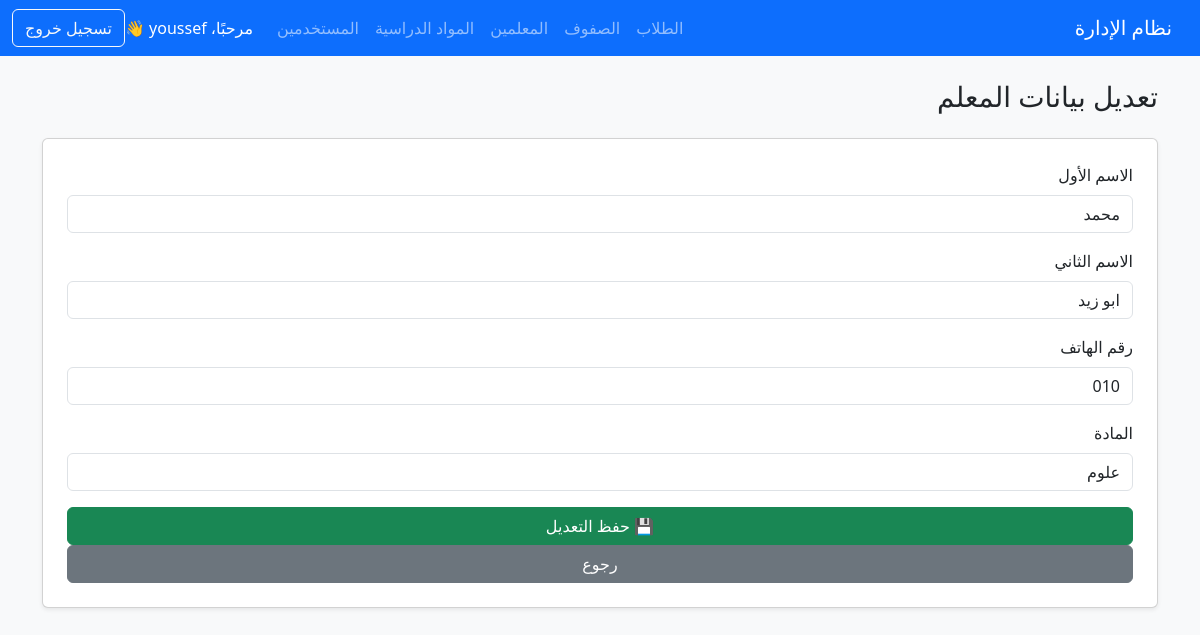
The page /youssef_students_v2/teachers/edit.php?id=1 (signed in) on the database its author committed.
### tables this page shows
CREATE TABLE `teachers` (
  `id` int(11) NOT NULL,
  `first_name` varchar(100) DEFAULT NULL,
  `last_name` varchar(100) DEFAULT NULL,
  `phone` varchar(20) DEFAULT NULL,
  `subject` varchar(100) DEFAULT NULL,
  `added_by` int(11) DEFAULT NULL
);

### youssef_students_v2/teachers/edit.php (the view, shortened to what this page needs)
<?php
include '../includes/header.php';
include '../config/db.php';
$id = $_GET['id'];
$sql = "SELECT * FROM teachers WHERE id = $id AND added_by = {$_SESSION['user_id']}";
$result = $conn->query($sql);
$teacher = $result->fetch_assoc();
?>
<h3 class="mb-4">تعديل بيانات المعلم</h3>
<form method="POST" class="card p-4 shadow-sm">
  <div class="mb-3">
    <label class="form-label">الاسم الأول</label>
    <input type="text" name="first_name" class="form-control" value="<?= $teacher['first_name'] ?>" required>
  </div>
  <div class="mb-3">
    <label class="form-label">الاسم الثاني</label>
    <input type="text" name="last_name" class="form-control" value="<?= $teacher['last_name'] ?>" required>
  </div>
  <div class="mb-3">
    <label class="form-label">رقم الهاتف</label>
    <input type="text" name="phone" class="form-control" value="<?= $teacher['phone'] ?>" required>
  </div>
  <div class="mb-3">
    <label class="form-label">المادة</label>
    <input type="text" name="subject" class="form-control" value="<?= $teacher['subject'] ?>" required>
  </div>
  <button type="submit" class="btn btn-success">💾 حفظ التعديل</button>
  <a href="view.php" class="btn btn-secondary">رجوع</a>
</form>
</div>
</body>
</html>

### rows shown on the page
teachers: first_name "محمد", last_name "ابو زيد", phone "010", subject "علوم"

### other values the page prints
$_SESSION['username'] "youssef"
